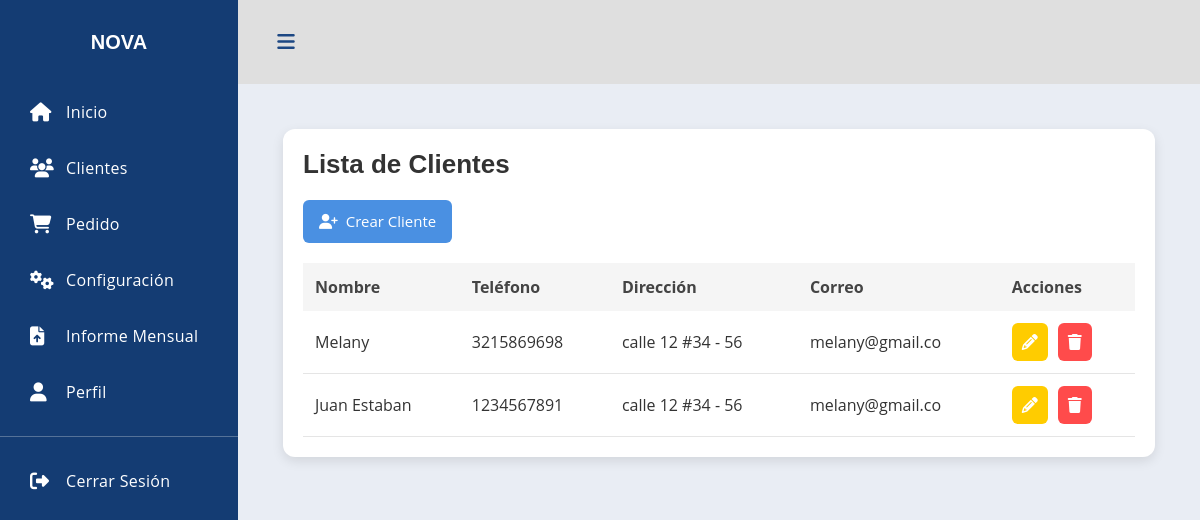
/clientes/, run on the app's committed database.
### CreacionUsu/models.py (models this page shows, shortened)
class Cliente(models.Model):
    id_cliente = models.AutoField(primary_key=True)
    nombre = models.CharField(max_length=200)
    telefono = models.CharField(max_length=20)
    direccion = models.CharField(max_length=255)
    correo = models.EmailField(blank=True, null=True)
    fecha_registro = models.DateTimeField(auto_now_add=True)

### CreacionUsu/views.py (the view)
# urls.py: path('', views.lista_clientes, name='lista_clientes'),
def lista_clientes(request):
    clientes = Cliente.objects.all()
    return render(request, 'clientes/lista_clientes.html', {'clientes': clientes})

### CreacionUsu/templates/clientes/lista_clientes.html
{% extends 'menu/menu.html' %}
{% load static %}
{% block content %}
<link rel="stylesheet" href="{% static 'CreacionUsu/CSS/style.css' %}">
<div class="cliente-container">
    <div class="cliente-card">
        <div class="cliente-card-header">
            <h1>Lista de Clientes</h1>
        </div>
        <div class="cliente-card-body">
            <a href="{% url 'crear_cliente' %}" class="btn-primary">
                <i class="fas fa-user-plus"></i> Crear Cliente
            </a>
            <table class="cliente-table">
                <thead>
                    <tr>
                        <th>Nombre</th>
                        <th>Teléfono</th>
                        <th>Dirección</th>
                        <th>Correo</th>
                        <th>Acciones</th>
                    </tr>
                </thead>
                <tbody>
                {% for c in clientes %}
                    <tr>
                        <td>{{ c.nombre }}</td>
                        <td>{{ c.telefono }}</td>
                        <td>{{ c.direccion }}</td>
                        <td>{{ c.correo }}</td>
                        <td class="acciones">
                            <a href="{% url 'editar_cliente' c.id_cliente %}" class="icon-btn edit">
                                <i class="fas fa-pencil-alt"></i>
                            </a>
                            <a href="{% url 'eliminar_cliente' c.id_cliente %}"
                               class="icon-btn delete"
                               onclick="return confirm('¿Deseas eliminar el cliente?')">
                                <i class="fas fa-trash"></i>
                            </a>
                        </td>
                    </tr>
                {% empty %}
                    <tr>
                        <td colspan="6" class="no-clientes">
                            No hay clientes registrados.
                        </td>
                    </tr>
                {% endfor %}
                </tbody>
            </table>
        </div>
    </div>
</div>
{% endblock %}

### menu/static/menu/CSS/style.css (style rules this page uses)
:root { --font-family-sans-serif: "Open Sans", -apple-system, BlinkMacSystemFont, "Segoe UI", Roboto, "Helvetica Neue", Arial, sans-serif, "Apple Color Emoji", "Segoe UI Emoji", "Segoe UI Symbol", "Noto Color Emoji"; }
*, *::before, *::after { -webkit-box-sizing: border-box; box-sizing: border-box; }
html { font-family: sans-serif; line-height: 1.15; -webkit-text-size-adjust: 100%; -webkit-tap-highlight-color: rgba(0, 0, 0, 0); }
body { margin: 0; font-family: "Open Sans", -apple-system, BlinkMacSystemFont, "Segoe UI", Roboto, "Helvetica Neue", Arial, sans-serif, "Apple Color Emoji", "Segoe UI Emoji", "Segoe UI Symbol", "Noto Color Emoji"; font-size: 1rem; font-weight: 400; line-height: 1.5; color: #515151; text-align: left; background-color: #e9edf4; }
h1, h2, h3, h4, h5, h6 { margin-top: 0; margin-bottom: 0.5rem; }
a { color: #3f84fc; text-decoration: none; background-color: transparent; }
h1, h2, h3, h4, h5, h6, .h1, .h2, .h3, .h4, .h5, .h6 { font-family: "Nunito", sans-serif; margin-bottom: 0.5rem; font-weight: 500; line-height: 1.2; }
h1, .h1 { font-size: 2.5rem; font-weight: normal; }

### CreacionUsu/static/CreacionUsu/CSS/style.css (style rules this page uses)
.cliente-container { width: 100%; padding: 20px; }
.cliente-card { background: #ffffff; border-radius: 12px; padding: 20px; box-shadow: 0 4px 12px rgba(0,0,0,0.1); }
.cliente-card-header h1 { font-size: 26px; margin-bottom: 20px; color: #333; font-weight: bold; }
.btn-primary { background: #4A90E2; color: #fff; padding: 10px 16px; border-radius: 6px; text-decoration: none; font-size: 14px; transition: 0.3s; }
.cliente-table { width: 100%; border-collapse: collapse; margin-top: 20px; }
.cliente-table th { background: #f5f5f5; padding: 12px; text-align: left; font-weight: bold; color: #444; }
.cliente-table td { padding: 12px; border-bottom: 1px solid #e5e5e5; color: #333; }
.acciones { display: flex; gap: 10px; }
.icon-btn { padding: 7px 10px; border-radius: 6px; text-decoration: none; font-size: 16px; display: inline-block; transition: 0.2s; color: white; }
.icon-btn i { pointer-events: none; }
.icon-btn.edit { background: #FFCC00; }
.icon-btn.delete { background: #FF4B4B; }
.btn-primary { background: #4A90E2; color: white !important; padding: 10px 16px; border: none; border-radius: 6px; font-size: 15px; display: inline-flex; align-items: center; gap: 8px; text-decoration: none; transition: background 0.3s ease; }
.icon-btn, .icon-btn i { color: white !important; }

### data on the page
Cliente: nombre "Melany", telefono "3215869698", direccion "calle 12 #34 - 56", correo "melany@gmail.co"
Cliente: nombre "Juan Estaban", telefono "1234567891", direccion "calle 12 #34 - 56", correo "melany@gmail.co"
